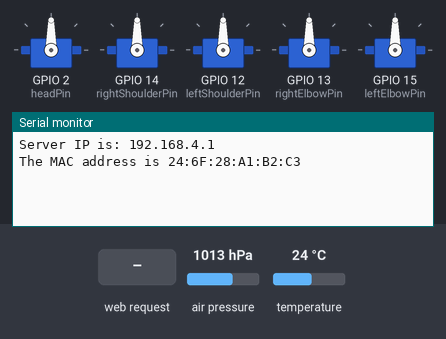
Bench run of a sketch on a simulated ESP8266 (NodeMCU). On the bench: 5 × servo, the last lines printed to the serial monitor. The inputs (shaded band) are chosen by the test bench; at power-on: air pressure 1013 hPa, temperature 24 °C.

Above: at 1.2 s.
1.3 s: HTTP request GET /ServoMove received
At 2.1 s:
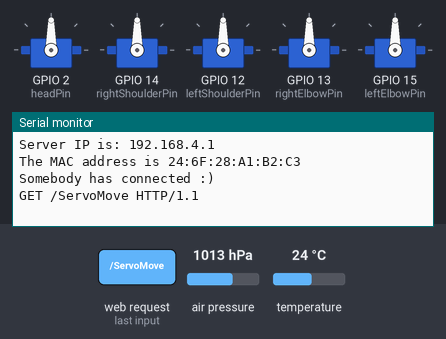
At 7.5 s:
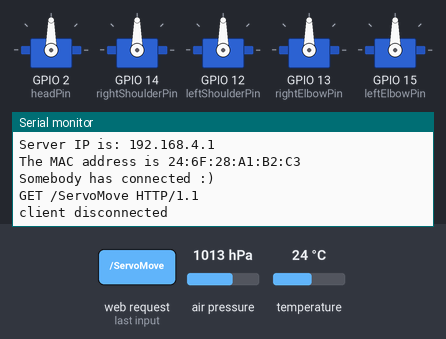

The sketch:

Cyberphysical_Weather_Station.ino
```cpp
#include <Servo.h>

#include <Adafruit_BMP085.h>

#include <Adafruit_BMP085_U.h>

#include <ESP8266WiFi.h>
#include <ESP8266WiFiAP.h>
#include <ESP8266WiFiGeneric.h>
#include <ESP8266WiFiMulti.h>
#include <ESP8266WiFiScan.h>
#include <ESP8266WiFiSTA.h>
#include <ESP8266WiFiType.h>
#include <WiFiClient.h>
#include <WiFiClientSecure.h>
#include <WiFiServer.h>
#include <WiFiUdp.h>

WiFiServer server(80);
IPAddress ip(192,168,145,125);
//temperature sensor
Adafruit_BMP085 bmp;

//servo motors
Servo headServo;
Servo rightShoulderServo;
Servo leftShoulderServo;
Servo rightElbowServo;
Servo leftElbowServo;

//servo pin out
int headPin = 2;//pin D4
int rightShoulderPin = 14;//pin D5
int leftShoulderPin = 12;//pin D6
int rightElbowPin = 13;//pin D7
int leftElbowPin = 15;//pin D8

//servo motor position
int headPos;
int rsPos;
int lsPos;
int rePos;
int lePos;

bool moveUp = false;
bool moveDown = false;

void setup() {
  //sensors begin
bmp.begin();
//servo begin
headServo.attach(headPin);
rightShoulderServo.attach(rightShoulderPin);
leftShoulderServo.attach(leftShoulderPin);
rightElbowServo.attach(rightElbowPin);
leftElbowServo.attach(leftElbowPin);

//initialize the position
headPos = 0;
rsPos = 0;
lsPos = 0;
rePos = 0;
lePos = 0;

//wifi
WiFi.mode(WIFI_AP); //Our ESP8266-12E is an AccessPoint
WiFi.softAP("Hello_IoT", "12345678"); // Provide the (SSID, password); .
server.begin(); // Start the HTTP Server
delay(10);
//Looking under the hood
Serial.begin(115200); //Start communication between the ESP8266-12E and the monitor window
IPAddress HTTPS_ServerIP= WiFi.softAPIP(); // Obtain the IP of the Server
Serial.print("Server IP is: "); // Print the IP to the monitor window
Serial.println(HTTPS_ServerIP);
Serial.println();
Serial.print("The MAC address is ");
Serial.println(WiFi.macAddress());
}

void loop() {
  // put your main code here, to run repeatedly:
WiFiClient client = server.available();
if (!client) {
return;
}
//Looking under the hood
Serial.println("Somebody has connected :)");

//Read what the browser has sent into a String class and print the request to the monitor
String request = client.readStringUntil('\r');
//Looking under the hood
Serial.println(request);

//test the servo motor
if(request.indexOf("/ServoMove") != -1)
{
  lookAround(headServo,headPos);
}
if (request.indexOf("/ServoMotorHead") != -1)
{
  lookAround(headServo,headPos);
}

if (request.indexOf("/ServoMoveRightShoulder") != -1)
{
  lookAround(rightShoulderServo,rsPos);
}

if (request.indexOf("/ServoMoveLeftShoulder") != -1)
{
  lookAround(leftShoulderServo,lsPos);
}
if (request.indexOf("/ServoMoveLeftElbow") != -1)
{
  lookAround(leftElbowServo,lePos);
}

if (request.indexOf("/ServoMoveRightElbow") != -1)
{
  lookAround(rightElbowServo,rePos);
}

byte temperature = bmp.readTemperature();
byte pressure = bmp.readPressure();
byte seaLevel = bmp.readSealevelPressure();
byte realAltitude = bmp.readAltitude();

//makes the html page
String s = "HTTP/1.1 200 OK\r\n";
s += "Content-Type: text/html\r\n\r\n";
s += "<!DOCTYPE HTML>\r\n<html>\r\n";
s += "<style>";
s += "table, th, td { border: 1px solid black;";
s += "padding: 5px;";
s += "</style>";
s += "<br><input type=\"button\" name=\"dataButton\" value=\"GET DATA\" onclick=\"location.href='/READDATA'\">";
s += "<br><br><br>";
s += "<br><input type=\"button\" name=\"testButton\" value=\"Turn Servo\" onclick=\"location.href='/ServoMove'\">";
s += "<br><br><br>";
s += "<br><input type=\"button\" name=\"headButton\" value=\"Turn Servo Head\" onclick=\"location.href='/ServoMoveHead'\">";
s += "<br><br><br>";
s += "<br><input type=\"button\" name=\"rightShoulderButton\" value=\"Turn Servo Right Shoulder\" onclick=\"location.href='/ServoMoveRightShoulder'\">";
s += "<br><br><br>";
s += "<br><input type=\"button\" name=\"leftShoulderButton\" value=\"Turn Servo Left Shoulder\" onclick=\"location.href='/ServoMoveLeftShoulder'\">";
s += "<br><br><br>";
s += "<br><input type=\"button\" name=\"leftElbowButton\" value=\"Turn Servo Left Elbow\" onclick=\"location.href='/ServoMoveLeftElbow'\">";
s += "<br><br><br>";
s += "<br><input type=\"button\" name=\"rightElbowButton\" value=\"Turn Servo Right Elbow\" onclick=\"location.href='/ServoMoveRightElbow'\">";

    s += "<table style='width:100%'>";
    //shows the temperature
    s += "<tr>";
    s += "<th>";
    s += "Temperature";
    s += "</th>";

    s += "<th>";
    s += "Pressure";
    s += "</th>";

    s += "<th>";
    s += "Sea Level";
    s += "</th>";

    s += "<th>";
    s += "Altitude";
    s += "</th>";
    s += "</tr>";
    //end row 1
    s += "<tr>";
    s += "<th>";
    s += temperature;
    s += " *C";
    s += "</th>";
    s += "<th>";
    s += pressure;
    s += " Pa";
    s += "</th>";
    //shows the sea level
    s += "<th>";
    s += seaLevel;
    s += " Pa";
    s += "</th>";

    //shows the altitude
    s += "<th>";
    s +=  realAltitude;
    s +=" meters";
    s += "</th>";
        s += "</tr>";

    s += "</table>";

if(request.indexOf("/READDATA") != -1)
{
  getData(s);
}
s += "</html>\n";


//serve the html document to the browser
client.flush();
client.print(s);
delay(1);
Serial.println("client disconnected");

}
//Servo motor movement test
void lookAround(Servo servo, int pos)
{
  for(pos = 0; pos <= 180; pos += 1) // goes from 0 degrees to 180 degrees
  {                                  // in steps of 1 degree
    servo.write(pos);              // tell servo to go to position in variable 'pos'
    delay(15);                       // waits 15ms for the servo to reach the position
  }
  for(pos = 180; pos>=0; pos-=1)     // goes from 180 degrees to 0 degrees
  {
    servo.write(pos);              // tell servo to go to position in variable 'pos'
    delay(15);                       // waits 15ms for the servo to reach the position
  }
}

//move servo motor to the right or down
void moveServoDown(Servo servo, int pos)
{
    for(pos = 0; pos <= 90; pos += 1) // goes from 0 degrees to 90 degrees
  {                                  // in steps of 1 degree
    servo.write(pos);              // tell servo to go to position in variable 'pos'
    delay(15);                       // waits 15ms for the servo to reach the position
  }
}
//move servo motor to the left or up
void moveServoUp(Servo servo, int pos)
{
  for(pos = 90; pos>=0; pos-=1)
  {
    servo.write(pos);
    delay(15);
  }
}

//reads the sensor data from the bmp180
void getData(String client)
{
    client += "<table>";

    client += "<tr>";
    client += "Temperature = ";
    client += "<th>";
    client += bmp.readTemperature();
    client += " *C";
    client += "</th>";
    client += "</tr>";

    client += "<tr>";
    client += "Pressure";
    client += "<th>";
    client += bmp.readPressure();
    client += " Pa";
    client += "</th>";
    client += "</tr>";

    // Calculate altitude assuming 'standard' barometric
    // pressure of 1013.25 millibar = 101325 Pascal
    client += "<tr>";
    client += "Altitude = ";
    client += "<th>";
    client +=  bmp.readAltitude();
    client += " meters";
    client += "</th>";
    client += "</tr>";

    client += "<tr>";
    client += "Pressure at sealevel (calculated) = ";
    client += "<th>";
    client += bmp.readSealevelPressure();
    client += " Pa";
    client += "</th>";
    client += "</tr>";
  // you can get a more precise measurement of altitude
  // if you know the current sea level pressure which will
  // vary with weather and such. If it is 1015 millibars
  // that is equal to 101500 Pascals.
    client += "<tr>";
    client += "Real altitude";
    client += "<th>";
    client +=  bmp.readAltitude(101500);
    client +=" meters";
    client += "</th>";
    client += "</tr>";

    client += "</table>";
    delay(500);
}
```

Measured:
- after the input at 1.3 s, the serial monitor: prints a new line at once (image 1)
